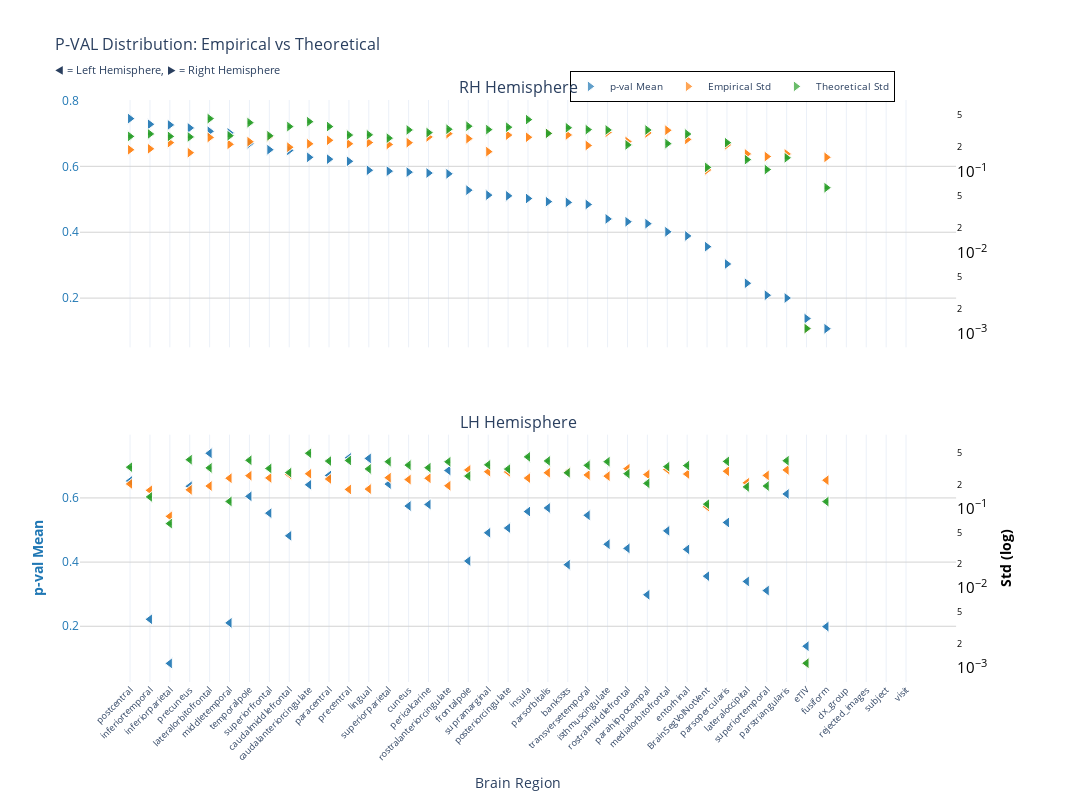
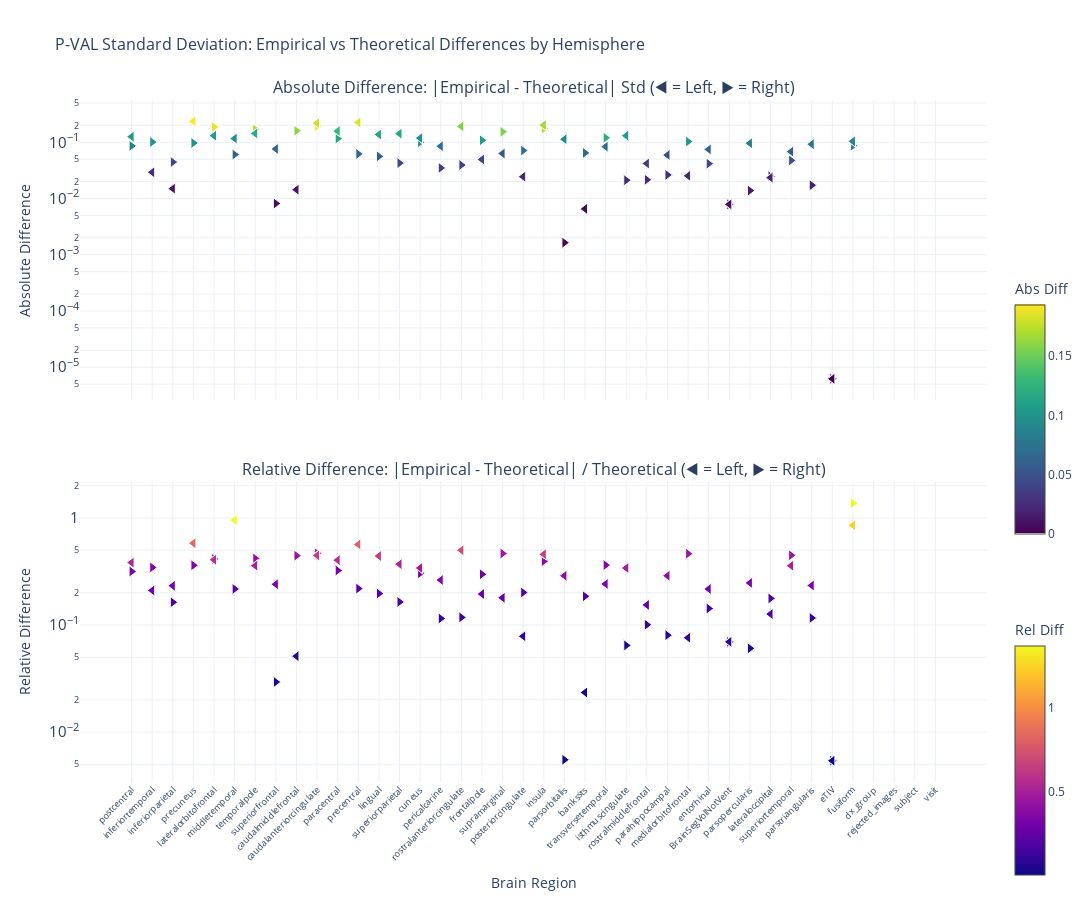

The cell these charts' notebook holds for them, in order:
### Markdown cell above
### p-value

### Code cell
nu_nav = df_navr[(df_navr["study"] == "longitudinal") & (df_navr["group"] == "HC-PD")]
data_path = stats_dir / f"ancova_longitudinal_{METRIC}.parquet"
df, stats = get_test_stats(
    data_path, stat_functions_F, nu_nav, hemisphere=True, study="longitudinal"
)
show_figure(
    stats, hemisphere=True, stat_name="p-val", study="longitudinal", metric=METRIC
)

### Figure 1 — Plotly figure (JSON) as saved in the notebook; plotly's stock layout.template omitted (floating-point values rounded to 4 significant figures)
{"data": [{"hovertemplate": "<b>%{x}</b><br>Mean p-val: %{y:.2f}<br><extra></extra>", "legendgroup": "mean", "marker": {"color": "#1f77b4", "line": {"color": "white", "width": 1}, "opacity": 0.7, "size": 10, "symbol": "triangle-right"}, "mode": "markers", "name": "p-val Mean", "showlegend": true, "type": "scatter", "x": ["postcentral", "postcentral", "inferiortemporal", "inferiortemporal", "inferiorparietal", "inferiorparietal", "precuneus", "precuneus", "lateralorbitofrontal", "lateralorbitofrontal", "middletemporal", "middletemporal", "temporalpole", "temporalpole", "superiorfrontal", "superiorfrontal", "caudalmiddlefrontal", "caudalmiddlefrontal", "caudalanteriorcingulate", "caudalanteriorcingulate", "paracentral", "paracentral", "precentral", "precentral", "lingual", "lingual", "superiorparietal", "superiorparietal", "cuneus", "cuneus", "pericalcarine", "pericalcarine", "rostralanteriorcingulate", "rostralanteriorcingulate", "frontalpole", "frontalpole", "supramarginal", "supramarginal", "posteriorcingulate", "posteriorcingulate", "insula", "insula", "parsorbitalis", "parsorbitalis", "bankssts", "bankssts", "transversetemporal", "transversetemporal", "isthmuscingulate", "isthmuscingulate", "rostralmiddlefrontal", "rostralmiddlefrontal", "parahippocampal", "parahippocampal", "medialorbitofrontal", "medialorbitofrontal", "entorhinal", "entorhinal", "BrainSegVolNotVent", "BrainSegVolNotVent", "parsopercularis", "parsopercularis", "lateraloccipital", "lateraloccipital", "superiortemporal", "superiortemporal", "parstriangularis", "parstriangularis", "eTIV", "eTIV", "fusiform", "fusiform", "dx_group", "rejected_images", "subject", "visit"], "xaxis": "x", "y": [0.7448, 0.7448, 0.7277, 0.7277, 0.7257, 0.7257, 0.7166, 0.7166, 0.7063, 0.7063, 0.7014, 0.7014, 0.6689, 0.6689, 0.6504, 0.6504, 0.6484, 0.6484, 0.6273, 0.6273, 0.6217, 0.6217, 0.6152, 0.6152, 0.5881, 0.5881, 0.5854, 0.5854, 0.5824, 0.5824, 0.5797, 0.5797, 0.5772, 0.5772, 0.5276, 0.5276, 0.5126, 0.5126, 0.5104, 0.5104, 0.5024, 0.5024, 0.4929, 0.4929, 0.4905, 0.4905, 0.4843, 0.4843, 0.4404, 0.4404, 0.4317, 0.4317, 0.426, 0.426, 0.4012, 0.4012, 0.3888, 0.3888, 0.3562, 0.3562, 0.3036, 0.3036, 0.2451, 0.2451, 0.2088, 0.2088, 0.2003, 0.2003, 0.1379, 0.1379, 0.1071, 0.1071, NaN, NaN, NaN, NaN], "yaxis": "y"}, {"hovertemplate": "<b>%{x}</b><br>Empirical Std: %{y:.3f}<br><extra></extra>", "legendgroup": "empirical", "marker": {"color": "#ff7f0e", "line": {"color": "white", "width": 1}, "opacity": 0.7, "size": 10, "symbol": "triangle-right"}, "mode": "markers", "name": "Empirical Std", "showlegend": true, "type": "scatter", "x": ["postcentral", "postcentral", "inferiortemporal", "inferiortemporal", "inferiorparietal", "inferiorparietal", "precuneus", "precuneus", "lateralorbitofrontal", "lateralorbitofrontal", "middletemporal", "middletemporal", "temporalpole", "temporalpole", "superiorfrontal", "superiorfrontal", "caudalmiddlefrontal", "caudalmiddlefrontal", "caudalanteriorcingulate", "caudalanteriorcingulate", "paracentral", "paracentral", "precentral", "precentral", "lingual", "lingual", "superiorparietal", "superiorparietal", "cuneus", "cuneus", "pericalcarine", "pericalcarine", "rostralanteriorcingulate", "rostralanteriorcingulate", "frontalpole", "frontalpole", "supramarginal", "supramarginal", "posteriorcingulate", "posteriorcingulate", "insula", "insula", "parsorbitalis", "parsorbitalis", "bankssts", "bankssts", "transversetemporal", "transversetemporal", "isthmuscingulate", "isthmuscingulate", "rostralmiddlefrontal", "rostralmiddlefrontal", "parahippocampal", "parahippocampal", "medialorbitofrontal", "medialorbitofrontal", "entorhinal", "entorhinal", "BrainSegVolNotVent", "BrainSegVolNotVent", "parsopercularis", "parsopercularis", "lateraloccipital", "lateraloccipital", "superiortemporal", "superiortemporal", "parstriangularis", "parstriangularis", "eTIV", "eTIV", "fusiform", "fusiform", "dx_group", "rejected_images", "subject", "visit"], "xaxis": "x", "y": [0.1865, 0.1865, 0.1916, 0.1916, 0.2284, 0.2284, 0.1716, 0.1716, 0.2648, 0.2648, 0.2176, 0.2176, 0.2347, 0.2347, 0.2693, 0.2693, 0.2005, 0.2005, 0.2208, 0.2208, 0.2442, 0.2442, 0.2212, 0.2212, 0.229, 0.229, 0.2169, 0.2169, 0.228, 0.228, 0.2688, 0.2688, 0.2948, 0.2948, 0.2559, 0.2559, 0.1768, 0.1768, 0.2831, 0.2831, 0.2662, 0.2662, 0.2987, 0.2987, 0.2841, 0.2841, 0.2106, 0.2106, 0.3064, 0.3064, 0.2357, 0.2357, 0.3008, 0.3008, 0.3249, 0.3249, 0.2501, 0.2501, 0.1051, 0.1051, 0.2143, 0.2143, 0.1657, 0.1657, 0.1537, 0.1537, 0.1655, 0.1655, 0.001145, 0.001145, 0.1504, 0.1504, NaN, NaN, NaN, NaN], "yaxis": "y2"}, {"error_y": {"array": [0.005401, 0.005401, 0.00579, 0.00579, 0.005401, 0.005401, 0.005317, 0.005317, 0.008953, 0.008953, 0.005502, 0.005502, 0.007985, 0.007985, 0.005491, 0.005491, 0.007139, 0.007139, 0.008206, 0.008206, 0.007142, 0.007142, 0.005606, 0.005606, 0.005643, 0.005643, 0.005137, 0.005137, 0.006487, 0.006487, 0.006012, 0.006012, 0.006615, 0.006615, 0.007212, 0.007212, 0.006546, 0.006546, 0.007015, 0.007015, 0.008706, 0.008706, 0.005879, 0.005879, 0.006904, 0.006904, 0.006543, 0.006543, 0.006483, 0.006483, 0.004238, 0.004238, 0.006474, 0.006474, 0.004393, 0.004393, 0.005775, 0.005775, 0.002237, 0.002237, 0.004516, 0.004516, 0.002786, 0.002786, 0.0021, 0.0021, 0.002935, 0.002935, 2.278e-05, 2.278e-05, 0.001254, 0.001254, NaN, NaN, NaN, NaN], "arrayminus": [0.005294, 0.005294, 0.005676, 0.005676, 0.005294, 0.005294, 0.005212, 0.005212, 0.008776, 0.008776, 0.005394, 0.005394, 0.007827, 0.007827, 0.005382, 0.005382, 0.006998, 0.006998, 0.008044, 0.008044, 0.007, 0.007, 0.005495, 0.005495, 0.005532, 0.005532, 0.005035, 0.005035, 0.006359, 0.006359, 0.005894, 0.005894, 0.006484, 0.006484, 0.007069, 0.007069, 0.006417, 0.006417, 0.006876, 0.006876, 0.008534, 0.008534, 0.005763, 0.005763, 0.006768, 0.006768, 0.006413, 0.006413, 0.006355, 0.006355, 0.004154, 0.004154, 0.006346, 0.006346, 0.004306, 0.004306, 0.005661, 0.005661, 0.002192, 0.002192, 0.004427, 0.004427, 0.002731, 0.002731, 0.002058, 0.002058, 0.002877, 0.002877, 2.233e-05, 2.233e-05, 0.001229, 0.001229, NaN, NaN, NaN, NaN], "color": "#2ca02c", "thickness": 1, "type": "data", "visible": true, "width": 2}, "hovertemplate": "<b>%{x}</b><br>Theoretical Std: %{y:.3f}<br><extra></extra>", "legendgroup": "theoretical", "marker": {"color": "#2ca02c", "line": {"color": "white", "width": 1}, "opacity": 0.7, "size": 10, "symbol": "triangle-right"}, "mode": "markers", "name": "Theoretical Std", "showlegend": true, "type": "scatter", "x": ["postcentral", "postcentral", "inferiortemporal", "inferiortemporal", "inferiorparietal", "inferiorparietal", "precuneus", "precuneus", "lateralorbitofrontal", "lateralorbitofrontal", "middletemporal", "middletemporal", "temporalpole", "temporalpole", "superiorfrontal", "superiorfrontal", "caudalmiddlefrontal", "caudalmiddlefrontal", "caudalanteriorcingulate", "caudalanteriorcingulate", "paracentral", "paracentral", "precentral", "precentral", "lingual", "lingual", "superiorparietal", "superiorparietal", "cuneus", "cuneus", "pericalcarine", "pericalcarine", "rostralanteriorcingulate", "rostralanteriorcingulate", "frontalpole", "frontalpole", "supramarginal", "supramarginal", "posteriorcingulate", "posteriorcingulate", "insula", "insula", "parsorbitalis", "parsorbitalis", "bankssts", "bankssts", "transversetemporal", "transversetemporal", "isthmuscingulate", "isthmuscingulate", "rostralmiddlefrontal", "rostralmiddlefrontal", "parahippocampal", "parahippocampal", "medialorbitofrontal", "medialorbitofrontal", "entorhinal", "entorhinal", "BrainSegVolNotVent", "BrainSegVolNotVent", "parsopercularis", "parsopercularis", "lateraloccipital", "lateraloccipital", "superiortemporal", "superiortemporal", "parstriangularis", "parstriangularis", "eTIV", "eTIV", "fusiform", "fusiform", "dx_group", "rejected_images", "subject", "visit"], "xaxis": "x", "y": [0.2729, 0.2729, 0.2926, 0.2926, 0.2729, 0.2729, 0.2686, 0.2686, 0.4523, 0.4523, 0.278, 0.278, 0.4034, 0.4034, 0.2774, 0.2774, 0.3607, 0.3607, 0.4146, 0.4146, 0.3608, 0.3608, 0.2832, 0.2832, 0.2851, 0.2851, 0.2595, 0.2595, 0.3277, 0.3277, 0.3038, 0.3038, 0.3342, 0.3342, 0.3644, 0.3644, 0.3307, 0.3307, 0.3544, 0.3544, 0.4399, 0.4399, 0.297, 0.297, 0.3488, 0.3488, 0.3306, 0.3306, 0.3275, 0.3275, 0.2141, 0.2141, 0.3271, 0.3271, 0.222, 0.222, 0.2918, 0.2918, 0.113, 0.113, 0.2282, 0.2282, 0.1408, 0.1408, 0.1061, 0.1061, 0.1483, 0.1483, 0.001151, 0.001151, 0.06333, 0.06333, NaN, NaN, NaN, NaN], "yaxis": "y2"}, {"hovertemplate": "<b>%{x}</b><br>Mean p-val: %{y:.2f}<br><extra></extra>", "legendgroup": "mean", "marker": {"color": "#1f77b4", "line": {"color": "white", "width": 1}, "opacity": 0.7, "size": 10, "symbol": "triangle-left"}, "mode": "markers", "name": "p-val Mean", "showlegend": false, "type": "scatter", "x": ["lateralorbitofrontal", "lateralorbitofrontal", "precentral", "precentral", "lingual", "lingual", "rostralanteriorcingulate", "rostralanteriorcingulate", "paracentral", "paracentral", "postcentral", "postcentral", "superiorparietal", "superiorparietal", "caudalanteriorcingulate", "caudalanteriorcingulate", "precuneus", "precuneus", "parstriangularis", "parstriangularis", "temporalpole", "temporalpole", "pericalcarine", "pericalcarine", "cuneus", "cuneus", "parsorbitalis", "parsorbitalis", "insula", "insula", "superiorfrontal", "superiorfrontal", "transversetemporal", "transversetemporal", "parsopercularis", "parsopercularis", "posteriorcingulate", "posteriorcingulate", "medialorbitofrontal", "medialorbitofrontal", "supramarginal", "supramarginal", "caudalmiddlefrontal", "caudalmiddlefrontal", "isthmuscingulate", "isthmuscingulate", "rostralmiddlefrontal", "rostralmiddlefrontal", "entorhinal", "entorhinal", "frontalpole", "frontalpole", "bankssts", "bankssts", "BrainSegVolNotVent", "BrainSegVolNotVent", "lateraloccipital", "lateraloccipital", "superiortemporal", "superiortemporal", "parahippocampal", "parahippocampal", "inferiortemporal", "inferiortemporal", "middletemporal", "middletemporal", "fusiform", "fusiform", "eTIV", "eTIV", "inferiorparietal", "inferiorparietal", "dx_group", "rejected_images", "subject", "visit"], "xaxis": "x2", "y": [0.7392, 0.7392, 0.7249, 0.7249, 0.7232, 0.7232, 0.6855, 0.6855, 0.6701, 0.6701, 0.653, 0.653, 0.6432, 0.6432, 0.641, 0.641, 0.6364, 0.6364, 0.6123, 0.6123, 0.6049, 0.6049, 0.5796, 0.5796, 0.5747, 0.5747, 0.5688, 0.5688, 0.5576, 0.5576, 0.5526, 0.5526, 0.546, 0.546, 0.5235, 0.5235, 0.506, 0.506, 0.4973, 0.4973, 0.4915, 0.4915, 0.4819, 0.4819, 0.4557, 0.4557, 0.4428, 0.4428, 0.4397, 0.4397, 0.4034, 0.4034, 0.392, 0.392, 0.3562, 0.3562, 0.3397, 0.3397, 0.3112, 0.3112, 0.2982, 0.2982, 0.2218, 0.2218, 0.2106, 0.2106, 0.1989, 0.1989, 0.1379, 0.1379, 0.08434, 0.08434, NaN, NaN, NaN, NaN], "yaxis": "y3"}, {"hovertemplate": "<b>%{x}</b><br>Empirical Std: %{y:.3f}<br><extra></extra>", "legendgroup": "empirical", "marker": {"color": "#ff7f0e", "line": {"color": "white", "width": 1}, "opacity": 0.7, "size": 10, "symbol": "triangle-left"}, "mode": "markers", "name": "Empirical Std", "showlegend": false, "type": "scatter", "x": ["lateralorbitofrontal", "lateralorbitofrontal", "precentral", "precentral", "lingual", "lingual", "rostralanteriorcingulate", "rostralanteriorcingulate", "paracentral", "paracentral", "postcentral", "postcentral", "superiorparietal", "superiorparietal", "caudalanteriorcingulate", "caudalanteriorcingulate", "precuneus", "precuneus", "parstriangularis", "parstriangularis", "temporalpole", "temporalpole", "pericalcarine", "pericalcarine", "cuneus", "cuneus", "parsorbitalis", "parsorbitalis", "insula", "insula", "superiorfrontal", "superiorfrontal", "transversetemporal", "transversetemporal", "parsopercularis", "parsopercularis", "posteriorcingulate", "posteriorcingulate", "medialorbitofrontal", "medialorbitofrontal", "supramarginal", "supramarginal", "caudalmiddlefrontal", "caudalmiddlefrontal", "isthmuscingulate", "isthmuscingulate", "rostralmiddlefrontal", "rostralmiddlefrontal", "entorhinal", "entorhinal", "frontalpole", "frontalpole", "bankssts", "bankssts", "BrainSegVolNotVent", "BrainSegVolNotVent", "lateraloccipital", "lateraloccipital", "superiortemporal", "superiortemporal", "parahippocampal", "parahippocampal", "inferiortemporal", "inferiortemporal", "middletemporal", "middletemporal", "fusiform", "fusiform", "eTIV", "eTIV", "inferiorparietal", "inferiorparietal", "dx_group", "rejected_images", "subject", "visit"], "xaxis": "x2", "y": [0.1907, 0.1907, 0.1727, 0.1727, 0.1745, 0.1745, 0.1921, 0.1921, 0.2334, 0.2334, 0.2025, 0.2025, 0.2424, 0.2424, 0.2714, 0.2714, 0.1707, 0.1707, 0.3028, 0.3028, 0.2568, 0.2568, 0.2384, 0.2384, 0.2295, 0.2295, 0.2797, 0.2797, 0.2395, 0.2395, 0.2405, 0.2405, 0.2623, 0.2623, 0.2919, 0.2919, 0.2862, 0.2862, 0.3077, 0.3077, 0.2881, 0.2881, 0.2664, 0.2664, 0.2536, 0.2536, 0.314, 0.314, 0.2693, 0.2693, 0.3035, 0.3035, 0.2854, 0.2854, 0.1051, 0.1051, 0.2093, 0.2093, 0.2588, 0.2588, 0.2652, 0.2652, 0.1685, 0.1685, 0.2387, 0.2387, 0.2255, 0.2255, 0.001145, 0.001145, 0.07947, 0.07947, NaN, NaN, NaN, NaN], "yaxis": "y4"}, {"error_y": {"array": [0.006365, 0.006365, 0.00788, 0.00788, 0.006177, 0.006177, 0.007588, 0.007588, 0.007748, 0.007748, 0.006496, 0.006496, 0.007616, 0.007616, 0.009702, 0.009702, 0.008062, 0.008062, 0.007823, 0.007823, 0.007926, 0.007926, 0.006402, 0.006402, 0.006894, 0.006894, 0.007778, 0.007778, 0.008748, 0.008748, 0.006266, 0.006266, 0.006847, 0.006847, 0.007677, 0.007677, 0.006148, 0.006148, 0.006591, 0.006591, 0.00695, 0.00695, 0.005557, 0.005557, 0.007616, 0.007616, 0.005385, 0.005385, 0.006807, 0.006807, 0.005028, 0.005028, 0.00552, 0.00552, 0.002237, 0.002237, 0.003677, 0.003677, 0.003773, 0.003773, 0.004074, 0.004074, 0.002756, 0.002756, 0.002418, 0.002418, 0.002407, 0.002407, 2.278e-05, 2.278e-05, 0.001276, 0.001276, NaN, NaN, NaN, NaN], "arrayminus": [0.006239, 0.006239, 0.007724, 0.007724, 0.006055, 0.006055, 0.007438, 0.007438, 0.007595, 0.007595, 0.006367, 0.006367, 0.007466, 0.007466, 0.00951, 0.00951, 0.007902, 0.007902, 0.007668, 0.007668, 0.007769, 0.007769, 0.006276, 0.006276, 0.006757, 0.006757, 0.007624, 0.007624, 0.008575, 0.008575, 0.006143, 0.006143, 0.006712, 0.006712, 0.007525, 0.007525, 0.006027, 0.006027, 0.006461, 0.006461, 0.006813, 0.006813, 0.005447, 0.005447, 0.007465, 0.007465, 0.005278, 0.005278, 0.006672, 0.006672, 0.004929, 0.004929, 0.005411, 0.005411, 0.002192, 0.002192, 0.003605, 0.003605, 0.003698, 0.003698, 0.003993, 0.003993, 0.002702, 0.002702, 0.002371, 0.002371, 0.00236, 0.00236, 2.233e-05, 2.233e-05, 0.001251, 0.001251, NaN, NaN, NaN, NaN], "color": "#2ca02c", "thickness": 1, "type": "data", "visible": true, "width": 2}, "hovertemplate": "<b>%{x}</b><br>Theoretical Std: %{y:.3f}<br><extra></extra>", "legendgroup": "theoretical", "marker": {"color": "#2ca02c", "line": {"color": "white", "width": 1}, "opacity": 0.7, "size": 10, "symbol": "triangle-left"}, "mode": "markers", "name": "Theoretical Std", "showlegend": false, "type": "scatter", "x": ["lateralorbitofrontal", "lateralorbitofrontal", "precentral", "precentral", "lingual", "lingual", "rostralanteriorcingulate", "rostralanteriorcingulate", "paracentral", "paracentral", "postcentral", "postcentral", "superiorparietal", "superiorparietal", "caudalanteriorcingulate", "caudalanteriorcingulate", "precuneus", "precuneus", "parstriangularis", "parstriangularis", "temporalpole", "temporalpole", "pericalcarine", "pericalcarine", "cuneus", "cuneus", "parsorbitalis", "parsorbitalis", "insula", "insula", "superiorfrontal", "superiorfrontal", "transversetemporal", "transversetemporal", "parsopercularis", "parsopercularis", "posteriorcingulate", "posteriorcingulate", "medialorbitofrontal", "medialorbitofrontal", "supramarginal", "supramarginal", "caudalmiddlefrontal", "caudalmiddlefrontal", "isthmuscingulate", "isthmuscingulate", "rostralmiddlefrontal", "rostralmiddlefrontal", "entorhinal", "entorhinal", "frontalpole", "frontalpole", "bankssts", "bankssts", "BrainSegVolNotVent", "BrainSegVolNotVent", "lateraloccipital", "lateraloccipital", "superiortemporal", "superiortemporal", "parahippocampal", "parahippocampal", "inferiortemporal", "inferiortemporal", "middletemporal", "middletemporal", "fusiform", "fusiform", "eTIV", "eTIV", "inferiorparietal", "inferiorparietal", "dx_group", "rejected_images", "subject", "visit"], "xaxis": "x2", "y": [0.3216, 0.3216, 0.3981, 0.3981, 0.3121, 0.3121, 0.3834, 0.3834, 0.3914, 0.3914, 0.3282, 0.3282, 0.3848, 0.3848, 0.4902, 0.4902, 0.4073, 0.4073, 0.3952, 0.3952, 0.4004, 0.4004, 0.3235, 0.3235, 0.3483, 0.3483, 0.393, 0.393, 0.442, 0.442, 0.3166, 0.3166, 0.346, 0.346, 0.3879, 0.3879, 0.3106, 0.3106, 0.333, 0.333, 0.3512, 0.3512, 0.2807, 0.2807, 0.3848, 0.3848, 0.2721, 0.2721, 0.3439, 0.3439, 0.254, 0.254, 0.2789, 0.2789, 0.113, 0.113, 0.1858, 0.1858, 0.1906, 0.1906, 0.2058, 0.2058, 0.1392, 0.1392, 0.1222, 0.1222, 0.1216, 0.1216, 0.001151, 0.001151, 0.06448, 0.06448, NaN, NaN, NaN, NaN], "yaxis": "y4"}], "layout": {"annotations": [{"font": {"size": 16}, "showarrow": false, "text": "RH Hemisphere", "x": 0.47, "xanchor": "center", "xref": "paper", "y": 1, "yanchor": "bottom", "yref": "paper"}, {"font": {"size": 16}, "showarrow": false, "text": "LH Hemisphere", "x": 0.47, "xanchor": "center", "xref": "paper", "y": 0.425, "yanchor": "bottom", "yref": "paper"}], "height": 800, "hovermode": "x", "legend": {"bgcolor": "rgba(255, 255, 255, 0.9)", "bordercolor": "black", "borderwidth": 1, "font": {"size": 10}, "orientation": "h", "x": 0.7, "xanchor": "center", "y": 1.05}, "title": {"font": {"size": 16}, "text": "P-VAL Distribution: Empirical vs Theoretical<br><sub>◀ = Left Hemisphere, ▶ = Right Hemisphere</sub>"}, "width": 1400, "xaxis": {"anchor": "y", "domain": [0, 0.94], "matches": "x2", "showticklabels": false}, "xaxis2": {"anchor": "y3", "domain": [0, 0.94], "tickangle": -45, "tickfont": {"size": 9}, "title": {"text": "Brain Region"}}, "yaxis": {"anchor": "x", "domain": [0.575, 1], "gridcolor": "lightgray", "showgrid": true, "tickfont": {"color": "#1f77b4"}, "title": {"font": {"color": "#1f77b4"}, "text": ""}}, "yaxis2": {"anchor": "x", "exponentformat": "power", "overlaying": "y", "showgrid": false, "side": "right", "tickfont": {"color": "black"}, "title": {"font": {"color": "black"}, "text": ""}, "type": "log"}, "yaxis3": {"anchor": "x2", "domain": [0, 0.425], "gridcolor": "lightgray", "showgrid": true, "tickfont": {"color": "#1f77b4"}, "title": {"font": {"color": "#1f77b4"}, "text": "<b>p-val Mean</b>"}}, "yaxis4": {"anchor": "x2", "exponentformat": "power", "overlaying": "y3", "showgrid": false, "side": "right", "tickfont": {"color": "black"}, "title": {"font": {"color": "black"}, "text": "<b>Std (log)</b>"}, "type": "log"}}}

### Figure 2 — Plotly figure (JSON) as saved in the notebook; plotly's stock layout.template omitted (floating-point values rounded to 4 significant figures)
{"data": [{"hovertemplate": "<b>%{x}</b><br>Hemisphere: %{text}<br>Abs Diff: %{y:.4f}<br><extra></extra>", "legendgroup": "abs_rh", "marker": {"color": [0.08636, 0.08636, 0.101, 0.101, 0.04454, 0.04454, 0.09702, 0.09702, 0.1875, 0.1875, 0.06041, 0.06041, 0.1687, 0.1687, 0.008151, 0.008151, 0.1602, 0.1602, 0.1937, 0.1937, 0.1166, 0.1166, 0.062, 0.062, 0.05616, 0.05616, 0.04263, 0.04263, 0.09975, 0.09975, 0.03496, 0.03496, 0.03939, 0.03939, 0.1085, 0.1085, 0.154, 0.154, 0.07131, 0.07131, 0.1737, 0.1737, 0.001639, 0.001639, 0.06472, 0.06472, 0.1199, 0.1199, 0.02114, 0.02114, 0.02153, 0.02153, 0.02629, 0.02629, 0.1029, 0.1029, 0.04165, 0.04165, 0.007868, 0.007868, 0.01382, 0.01382, 0.02495, 0.02495, 0.04756, 0.04756, 0.01726, 0.01726, 6.217e-06, 6.217e-06, 0.08703, 0.08703, NaN, NaN, NaN, NaN], "colorbar": {"len": 0.4, "title": {"text": "Abs Diff"}, "y": 0.75, "yanchor": "top"}, "colorscale": [[0, "#440154"], [0.1111, "#482878"], [0.2222, "#3e4989"], [0.3333, "#31688e"], [0.4444, "#26828e"], [0.5556, "#1f9e89"], [0.6667, "#35b779"], [0.7778, "#6ece58"], [0.8889, "#b5de2b"], [1, "#fde725"]], "line": {"color": "white", "width": 1}, "showscale": true, "size": 10, "symbol": "triangle-right"}, "mode": "markers", "name": "Absolute (rh)", "showlegend": false, "text": ["rh", "rh", "rh", "rh", "rh", "rh", "rh", "rh", "rh", "rh", "rh", "rh", "rh", "rh", "rh", "rh", "rh", "rh", "rh", "rh", "rh", "rh", "rh", "rh", "rh", "rh", "rh", "rh", "rh", "rh", "rh", "rh", "rh", "rh", "rh", "rh", "rh", "rh", "rh", "rh", "rh", "rh", "rh", "rh", "rh", "rh", "rh", "rh", "rh", "rh", "rh", "rh", "rh", "rh", "rh", "rh", "rh", "rh", "rh", "rh", "rh", "rh", "rh", "rh", "rh", "rh", "rh", "rh", "rh", "rh", "rh", "rh", "rh", "rh", "rh", "rh"], "type": "scatter", "x": ["postcentral", "postcentral", "inferiortemporal", "inferiortemporal", "inferiorparietal", "inferiorparietal", "precuneus", "precuneus", "lateralorbitofrontal", "lateralorbitofrontal", "middletemporal", "middletemporal", "temporalpole", "temporalpole", "superiorfrontal", "superiorfrontal", "caudalmiddlefrontal", "caudalmiddlefrontal", "caudalanteriorcingulate", "caudalanteriorcingulate", "paracentral", "paracentral", "precentral", "precentral", "lingual", "lingual", "superiorparietal", "superiorparietal", "cuneus", "cuneus", "pericalcarine", "pericalcarine", "rostralanteriorcingulate", "rostralanteriorcingulate", "frontalpole", "frontalpole", "supramarginal", "supramarginal", "posteriorcingulate", "posteriorcingulate", "insula", "insula", "parsorbitalis", "parsorbitalis", "bankssts", "bankssts", "transversetemporal", "transversetemporal", "isthmuscingulate", "isthmuscingulate", "rostralmiddlefrontal", "rostralmiddlefrontal", "parahippocampal", "parahippocampal", "medialorbitofrontal", "medialorbitofrontal", "entorhinal", "entorhinal", "BrainSegVolNotVent", "BrainSegVolNotVent", "parsopercularis", "parsopercularis", "lateraloccipital", "lateraloccipital", "superiortemporal", "superiortemporal", "parstriangularis", "parstriangularis", "eTIV", "eTIV", "fusiform", "fusiform", "dx_group", "rejected_images", "subject", "visit"], "xaxis": "x", "y": [0.08636, 0.08636, 0.101, 0.101, 0.04454, 0.04454, 0.09702, 0.09702, 0.1875, 0.1875, 0.06041, 0.06041, 0.1687, 0.1687, 0.008151, 0.008151, 0.1602, 0.1602, 0.1937, 0.1937, 0.1166, 0.1166, 0.062, 0.062, 0.05616, 0.05616, 0.04263, 0.04263, 0.09975, 0.09975, 0.03496, 0.03496, 0.03939, 0.03939, 0.1085, 0.1085, 0.154, 0.154, 0.07131, 0.07131, 0.1737, 0.1737, 0.001639, 0.001639, 0.06472, 0.06472, 0.1199, 0.1199, 0.02114, 0.02114, 0.02153, 0.02153, 0.02629, 0.02629, 0.1029, 0.1029, 0.04165, 0.04165, 0.007868, 0.007868, 0.01382, 0.01382, 0.02495, 0.02495, 0.04756, 0.04756, 0.01726, 0.01726, 6.217e-06, 6.217e-06, 0.08703, 0.08703, NaN, NaN, NaN, NaN], "yaxis": "y"}, {"hovertemplate": "<b>%{x}</b><br>Hemisphere: %{text}<br>Rel Diff: %{y:.2%}<br><extra></extra>", "legendgroup": "rel_rh", "marker": {"color": [0.3165, 0.3165, 0.3451, 0.3451, 0.1632, 0.1632, 0.3612, 0.3612, 0.4145, 0.4145, 0.2173, 0.2173, 0.4181, 0.4181, 0.02938, 0.02938, 0.444, 0.444, 0.4673, 0.4673, 0.3231, 0.3231, 0.2189, 0.2189, 0.197, 0.197, 0.1643, 0.1643, 0.3043, 0.3043, 0.1151, 0.1151, 0.1179, 0.1179, 0.2978, 0.2978, 0.4656, 0.4656, 0.2012, 0.2012, 0.3948, 0.3948, 0.005519, 0.005519, 0.1855, 0.1855, 0.3628, 0.3628, 0.06455, 0.06455, 0.1005, 0.1005, 0.08038, 0.08038, 0.4636, 0.4636, 0.1427, 0.1427, 0.06963, 0.06963, 0.06056, 0.06056, 0.1773, 0.1773, 0.4483, 0.4483, 0.1164, 0.1164, 0.005402, 0.005402, 1.374, 1.374, NaN, NaN, NaN, NaN], "colorbar": {"len": 0.4, "title": {"text": "Rel Diff"}, "y": 0.25, "yanchor": "top"}, "colorscale": [[0, "#0d0887"], [0.1111, "#46039f"], [0.2222, "#7201a8"], [0.3333, "#9c179e"], [0.4444, "#bd3786"], [0.5556, "#d8576b"], [0.6667, "#ed7953"], [0.7778, "#fb9f3a"], [0.8889, "#fdca26"], [1, "#f0f921"]], "line": {"color": "white", "width": 1}, "showscale": true, "size": 10, "symbol": "triangle-right"}, "mode": "markers", "name": "Relative (rh)", "showlegend": false, "text": ["rh", "rh", "rh", "rh", "rh", "rh", "rh", "rh", "rh", "rh", "rh", "rh", "rh", "rh", "rh", "rh", "rh", "rh", "rh", "rh", "rh", "rh", "rh", "rh", "rh", "rh", "rh", "rh", "rh", "rh", "rh", "rh", "rh", "rh", "rh", "rh", "rh", "rh", "rh", "rh", "rh", "rh", "rh", "rh", "rh", "rh", "rh", "rh", "rh", "rh", "rh", "rh", "rh", "rh", "rh", "rh", "rh", "rh", "rh", "rh", "rh", "rh", "rh", "rh", "rh", "rh", "rh", "rh", "rh", "rh", "rh", "rh", "rh", "rh", "rh", "rh"], "type": "scatter", "x": ["postcentral", "postcentral", "inferiortemporal", "inferiortemporal", "inferiorparietal", "inferiorparietal", "precuneus", "precuneus", "lateralorbitofrontal", "lateralorbitofrontal", "middletemporal", "middletemporal", "temporalpole", "temporalpole", "superiorfrontal", "superiorfrontal", "caudalmiddlefrontal", "caudalmiddlefrontal", "caudalanteriorcingulate", "caudalanteriorcingulate", "paracentral", "paracentral", "precentral", "precentral", "lingual", "lingual", "superiorparietal", "superiorparietal", "cuneus", "cuneus", "pericalcarine", "pericalcarine", "rostralanteriorcingulate", "rostralanteriorcingulate", "frontalpole", "frontalpole", "supramarginal", "supramarginal", "posteriorcingulate", "posteriorcingulate", "insula", "insula", "parsorbitalis", "parsorbitalis", "bankssts", "bankssts", "transversetemporal", "transversetemporal", "isthmuscingulate", "isthmuscingulate", "rostralmiddlefrontal", "rostralmiddlefrontal", "parahippocampal", "parahippocampal", "medialorbitofrontal", "medialorbitofrontal", "entorhinal", "entorhinal", "BrainSegVolNotVent", "BrainSegVolNotVent", "parsopercularis", "parsopercularis", "lateraloccipital", "lateraloccipital", "superiortemporal", "superiortemporal", "parstriangularis", "parstriangularis", "eTIV", "eTIV", "fusiform", "fusiform", "dx_group", "rejected_images", "subject", "visit"], "xaxis": "x2", "y": [0.3165, 0.3165, 0.3451, 0.3451, 0.1632, 0.1632, 0.3612, 0.3612, 0.4145, 0.4145, 0.2173, 0.2173, 0.4181, 0.4181, 0.02938, 0.02938, 0.444, 0.444, 0.4673, 0.4673, 0.3231, 0.3231, 0.2189, 0.2189, 0.197, 0.197, 0.1643, 0.1643, 0.3043, 0.3043, 0.1151, 0.1151, 0.1179, 0.1179, 0.2978, 0.2978, 0.4656, 0.4656, 0.2012, 0.2012, 0.3948, 0.3948, 0.005519, 0.005519, 0.1855, 0.1855, 0.3628, 0.3628, 0.06455, 0.06455, 0.1005, 0.1005, 0.08038, 0.08038, 0.4636, 0.4636, 0.1427, 0.1427, 0.06963, 0.06963, 0.06056, 0.06056, 0.1773, 0.1773, 0.4483, 0.4483, 0.1164, 0.1164, 0.005402, 0.005402, 1.374, 1.374, NaN, NaN, NaN, NaN], "yaxis": "y2"}, {"hovertemplate": "<b>%{x}</b><br>Hemisphere: %{text}<br>Abs Diff: %{y:.4f}<br><extra></extra>", "legendgroup": "abs_lh", "marker": {"color": [0.1309, 0.1309, 0.2254, 0.2254, 0.1376, 0.1376, 0.1913, 0.1913, 0.158, 0.158, 0.1257, 0.1257, 0.1424, 0.1424, 0.2188, 0.2188, 0.2366, 0.2366, 0.09245, 0.09245, 0.1436, 0.1436, 0.08508, 0.08508, 0.1188, 0.1188, 0.1133, 0.1133, 0.2025, 0.2025, 0.07605, 0.07605, 0.08364, 0.08364, 0.09595, 0.09595, 0.0244, 0.0244, 0.02534, 0.02534, 0.06307, 0.06307, 0.01437, 0.01437, 0.1311, 0.1311, 0.04192, 0.04192, 0.07464, 0.07464, 0.04948, 0.04948, 0.006538, 0.006538, 0.007868, 0.007868, 0.02352, 0.02352, 0.0682, 0.0682, 0.05938, 0.05938, 0.0293, 0.0293, 0.1165, 0.1165, 0.1038, 0.1038, 6.217e-06, 6.217e-06, 0.01499, 0.01499, NaN, NaN, NaN, NaN], "colorbar": {"len": 0.4, "title": {"text": "Abs Diff"}, "y": 0.75, "yanchor": "top"}, "colorscale": [[0, "#440154"], [0.1111, "#482878"], [0.2222, "#3e4989"], [0.3333, "#31688e"], [0.4444, "#26828e"], [0.5556, "#1f9e89"], [0.6667, "#35b779"], [0.7778, "#6ece58"], [0.8889, "#b5de2b"], [1, "#fde725"]], "line": {"color": "white", "width": 1}, "showscale": false, "size": 10, "symbol": "triangle-left"}, "mode": "markers", "name": "Absolute (lh)", "showlegend": false, "text": ["lh", "lh", "lh", "lh", "lh", "lh", "lh", "lh", "lh", "lh", "lh", "lh", "lh", "lh", "lh", "lh", "lh", "lh", "lh", "lh", "lh", "lh", "lh", "lh", "lh", "lh", "lh", "lh", "lh", "lh", "lh", "lh", "lh", "lh", "lh", "lh", "lh", "lh", "lh", "lh", "lh", "lh", "lh", "lh", "lh", "lh", "lh", "lh", "lh", "lh", "lh", "lh", "lh", "lh", "lh", "lh", "lh", "lh", "lh", "lh", "lh", "lh", "lh", "lh", "lh", "lh", "lh", "lh", "lh", "lh", "lh", "lh", "lh", "lh", "lh", "lh"], "type": "scatter", "x": ["lateralorbitofrontal", "lateralorbitofrontal", "precentral", "precentral", "lingual", "lingual", "rostralanteriorcingulate", "rostralanteriorcingulate", "paracentral", "paracentral", "postcentral", "postcentral", "superiorparietal", "superiorparietal", "caudalanteriorcingulate", "caudalanteriorcingulate", "precuneus", "precuneus", "parstriangularis", "parstriangularis", "temporalpole", "temporalpole", "pericalcarine", "pericalcarine", "cuneus", "cuneus", "parsorbitalis", "parsorbitalis", "insula", "insula", "superiorfrontal", "superiorfrontal", "transversetemporal", "transversetemporal", "parsopercularis", "parsopercularis", "posteriorcingulate", "posteriorcingulate", "medialorbitofrontal", "medialorbitofrontal", "supramarginal", "supramarginal", "caudalmiddlefrontal", "caudalmiddlefrontal", "isthmuscingulate", "isthmuscingulate", "rostralmiddlefrontal", "rostralmiddlefrontal", "entorhinal", "entorhinal", "frontalpole", "frontalpole", "bankssts", "bankssts", "BrainSegVolNotVent", "BrainSegVolNotVent", "lateraloccipital", "lateraloccipital", "superiortemporal", "superiortemporal", "parahippocampal", "parahippocampal", "inferiortemporal", "inferiortemporal", "middletemporal", "middletemporal", "fusiform", "fusiform", "eTIV", "eTIV", "inferiorparietal", "inferiorparietal", "dx_group", "rejected_images", "subject", "visit"], "xaxis": "x", "y": [0.1309, 0.1309, 0.2254, 0.2254, 0.1376, 0.1376, 0.1913, 0.1913, 0.158, 0.158, 0.1257, 0.1257, 0.1424, 0.1424, 0.2188, 0.2188, 0.2366, 0.2366, 0.09245, 0.09245, 0.1436, 0.1436, 0.08508, 0.08508, 0.1188, 0.1188, 0.1133, 0.1133, 0.2025, 0.2025, 0.07605, 0.07605, 0.08364, 0.08364, 0.09595, 0.09595, 0.0244, 0.0244, 0.02534, 0.02534, 0.06307, 0.06307, 0.01437, 0.01437, 0.1311, 0.1311, 0.04192, 0.04192, 0.07464, 0.07464, 0.04948, 0.04948, 0.006538, 0.006538, 0.007868, 0.007868, 0.02352, 0.02352, 0.0682, 0.0682, 0.05938, 0.05938, 0.0293, 0.0293, 0.1165, 0.1165, 0.1038, 0.1038, 6.217e-06, 6.217e-06, 0.01499, 0.01499, NaN, NaN, NaN, NaN], "yaxis": "y"}, {"hovertemplate": "<b>%{x}</b><br>Hemisphere: %{text}<br>Rel Diff: %{y:.2%}<br><extra></extra>", "legendgroup": "rel_lh", "marker": {"color": [0.4071, 0.4071, 0.5661, 0.5661, 0.4408, 0.4408, 0.499, 0.499, 0.4037, 0.4037, 0.383, 0.383, 0.37, 0.37, 0.4463, 0.4463, 0.5809, 0.5809, 0.2339, 0.2339, 0.3586, 0.3586, 0.263, 0.263, 0.3411, 0.3411, 0.2884, 0.2884, 0.4581, 0.4581, 0.2402, 0.2402, 0.2418, 0.2418, 0.2474, 0.2474, 0.07854, 0.07854, 0.07611, 0.07611, 0.1796, 0.1796, 0.05117, 0.05117, 0.3408, 0.3408, 0.1541, 0.1541, 0.217, 0.217, 0.1948, 0.1948, 0.02344, 0.02344, 0.06963, 0.06963, 0.1266, 0.1266, 0.3578, 0.3578, 0.2885, 0.2885, 0.2104, 0.2104, 0.9538, 0.9538, 0.8536, 0.8536, 0.005402, 0.005402, 0.2324, 0.2324, NaN, NaN, NaN, NaN], "colorbar": {"len": 0.4, "title": {"text": "Rel Diff"}, "y": 0.25, "yanchor": "top"}, "colorscale": [[0, "#0d0887"], [0.1111, "#46039f"], [0.2222, "#7201a8"], [0.3333, "#9c179e"], [0.4444, "#bd3786"], [0.5556, "#d8576b"], [0.6667, "#ed7953"], [0.7778, "#fb9f3a"], [0.8889, "#fdca26"], [1, "#f0f921"]], "line": {"color": "white", "width": 1}, "showscale": false, "size": 10, "symbol": "triangle-left"}, "mode": "markers", "name": "Relative (lh)", "showlegend": false, "text": ["lh", "lh", "lh", "lh", "lh", "lh", "lh", "lh", "lh", "lh", "lh", "lh", "lh", "lh", "lh", "lh", "lh", "lh", "lh", "lh", "lh", "lh", "lh", "lh", "lh", "lh", "lh", "lh", "lh", "lh", "lh", "lh", "lh", "lh", "lh", "lh", "lh", "lh", "lh", "lh", "lh", "lh", "lh", "lh", "lh", "lh", "lh", "lh", "lh", "lh", "lh", "lh", "lh", "lh", "lh", "lh", "lh", "lh", "lh", "lh", "lh", "lh", "lh", "lh", "lh", "lh", "lh", "lh", "lh", "lh", "lh", "lh", "lh", "lh", "lh", "lh"], "type": "scatter", "x": ["lateralorbitofrontal", "lateralorbitofrontal", "precentral", "precentral", "lingual", "lingual", "rostralanteriorcingulate", "rostralanteriorcingulate", "paracentral", "paracentral", "postcentral", "postcentral", "superiorparietal", "superiorparietal", "caudalanteriorcingulate", "caudalanteriorcingulate", "precuneus", "precuneus", "parstriangularis", "parstriangularis", "temporalpole", "temporalpole", "pericalcarine", "pericalcarine", "cuneus", "cuneus", "parsorbitalis", "parsorbitalis", "insula", "insula", "superiorfrontal", "superiorfrontal", "transversetemporal", "transversetemporal", "parsopercularis", "parsopercularis", "posteriorcingulate", "posteriorcingulate", "medialorbitofrontal", "medialorbitofrontal", "supramarginal", "supramarginal", "caudalmiddlefrontal", "caudalmiddlefrontal", "isthmuscingulate", "isthmuscingulate", "rostralmiddlefrontal", "rostralmiddlefrontal", "entorhinal", "entorhinal", "frontalpole", "frontalpole", "bankssts", "bankssts", "BrainSegVolNotVent", "BrainSegVolNotVent", "lateraloccipital", "lateraloccipital", "superiortemporal", "superiortemporal", "parahippocampal", "parahippocampal", "inferiortemporal", "inferiortemporal", "middletemporal", "middletemporal", "fusiform", "fusiform", "eTIV", "eTIV", "inferiorparietal", "inferiorparietal", "dx_group", "rejected_images", "subject", "visit"], "xaxis": "x2", "y": [0.4071, 0.4071, 0.5661, 0.5661, 0.4408, 0.4408, 0.499, 0.499, 0.4037, 0.4037, 0.383, 0.383, 0.37, 0.37, 0.4463, 0.4463, 0.5809, 0.5809, 0.2339, 0.2339, 0.3586, 0.3586, 0.263, 0.263, 0.3411, 0.3411, 0.2884, 0.2884, 0.4581, 0.4581, 0.2402, 0.2402, 0.2418, 0.2418, 0.2474, 0.2474, 0.07854, 0.07854, 0.07611, 0.07611, 0.1796, 0.1796, 0.05117, 0.05117, 0.3408, 0.3408, 0.1541, 0.1541, 0.217, 0.217, 0.1948, 0.1948, 0.02344, 0.02344, 0.06963, 0.06963, 0.1266, 0.1266, 0.3578, 0.3578, 0.2885, 0.2885, 0.2104, 0.2104, 0.9538, 0.9538, 0.8536, 0.8536, 0.005402, 0.005402, 0.2324, 0.2324, NaN, NaN, NaN, NaN], "yaxis": "y2"}], "layout": {"annotations": [{"font": {"size": 16}, "showarrow": false, "text": "Absolute Difference: |Empirical - Theoretical| Std (◀ = Left, ▶ = Right)", "x": 0.5, "xanchor": "center", "xref": "paper", "y": 1, "yanchor": "bottom", "yref": "paper"}, {"font": {"size": 16}, "showarrow": false, "text": "Relative Difference: |Empirical - Theoretical| / Theoretical (◀ = Left, ▶ = Right)", "x": 0.5, "xanchor": "center", "xref": "paper", "y": 0.44, "yanchor": "bottom", "yref": "paper"}], "height": 900, "hovermode": "x unified", "showlegend": false, "title": {"font": {"size": 16}, "text": "P-VAL Standard Deviation: Empirical vs Theoretical Differences by Hemisphere"}, "width": 1400, "xaxis": {"anchor": "y", "domain": [0, 1], "showticklabels": false}, "xaxis2": {"anchor": "y2", "domain": [0, 1], "tickangle": -45, "tickfont": {"size": 9}, "title": {"text": "Brain Region"}}, "yaxis": {"anchor": "x", "domain": [0.56, 1], "exponentformat": "power", "title": {"text": "Absolute Difference"}, "type": "log"}, "yaxis2": {"anchor": "x2", "domain": [0, 0.44], "exponentformat": "power", "title": {"text": "Relative Difference"}, "type": "log"}}}
